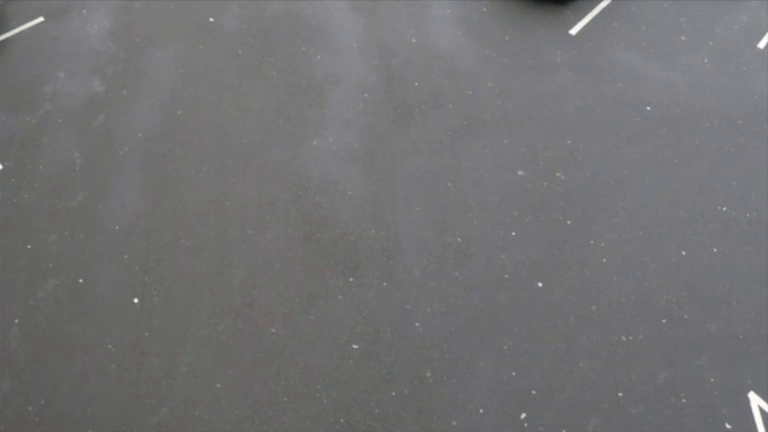
//> input picture frame 37 of build/highway.mp4, 768 x 432 px
$ ./main   (built with g++ and OpenCV 4)
//> lines starting //> are read from the running program, lines starting //| are printed output that depends on the picture
#include <opencv2/opencv.hpp>
#include <iostream>
#include <vector>

using namespace cv;
using namespace std;

class CarCounter {
private:
    string videoPath;
    VideoCapture cap;
    Ptr<BackgroundSubtractor> bgSubtractor;

    int carCount;
    int line_y;
    int offset;
    int minContArea;

    //helper method
    Point getCentroid(Rect rect) {
        return Point(rect.x + rect.width / 2, rect.y + rect.height / 2);
    }

public:
    CarCounter(string path, int linePosition = 350, int errOffset = 6, int minArea = 500)
        : videoPath(path), line_y(linePosition), offset(errOffset), minContArea(minArea), carCount(0) {

        // Initialize Background Subtractor here
        bgSubtractor = createBackgroundSubtractorMOG2(500, 50.0, true);
    }

    //Main processing method
    bool runProcessing() {
        cap.open(videoPath);

        if (!cap.isOpened()) {
            cerr << "Error: Could not open the video file." << endl;
            return false;
        }

        Mat frame, fgMask;

        while (true) {
            cap >> frame;
//> frame is the input picture: 432 rows x 768 cols, CV_8UC3; mean B, G, R 114.8, 113.7, 114
            if (frame.empty()) break; // End of video

            // Resize frame for faster processing
            resize(frame, frame, Size(800, 600));
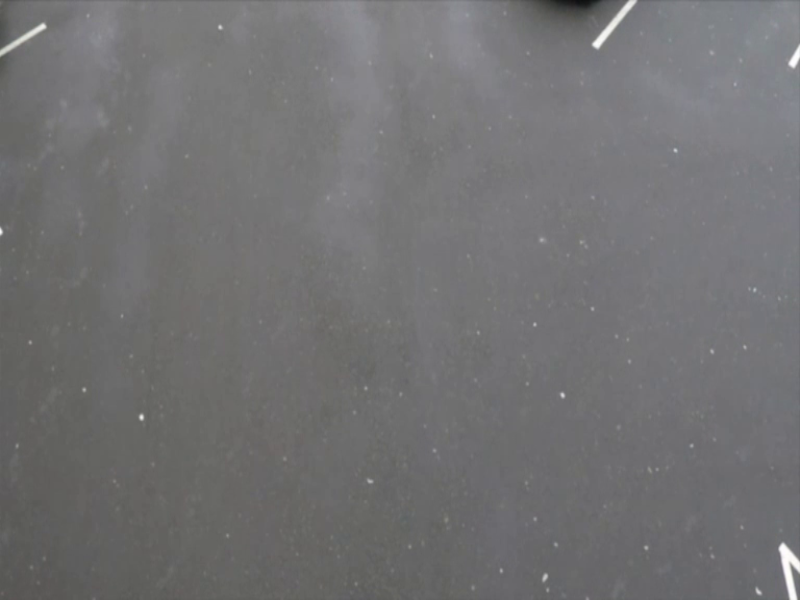
//> frame: 600 rows x 800 cols, CV_8UC3; mean B, G, R 114.7, 113.6, 114

            // Draw the predefined counting line
            line(frame, Point(0, line_y), Point(frame.cols, line_y), Scalar(0, 255, 0), 2);

            // Apply Background Subtraction
            bgSubtractor->apply(frame, fgMask);
//> fgMask: 600 rows x 800 cols, CV_8UC1; every value is 127

            // Optimization & Noise Clean up
            GaussianBlur(fgMask, fgMask, Size(3, 3), 5);
            threshold(fgMask, fgMask, 200, 255, THRESH_BINARY);
//> fgMask: 600 rows x 800 cols, CV_8UC1; every value is 0

            Mat kernel = getStructuringElement(MORPH_RECT, Size(5, 5));
            morphologyEx(fgMask, fgMask, MORPH_CLOSE, kernel);
            morphologyEx(fgMask, fgMask, MORPH_OPEN, kernel);

            // Find Contours
            vector<vector<Point>> contours;
            findContours(fgMask, contours, RETR_EXTERNAL, CHAIN_APPROX_SIMPLE);
//> contours = 0 contours

            for (size_t i = 0; i < contours.size(); i++) {
                // Filter out small contours
                if (contourArea(contours[i]) < minContArea) continue;

                Rect boundingRect = cv::boundingRect(contours[i]);
                Point centroid = getCentroid(boundingRect);

                // Draw bounding box and centroid
                rectangle(frame, boundingRect, Scalar(255, 0, 0), 2);
                circle(frame, centroid, 4, Scalar(0, 0, 255), -1);

                // The Counting Logic
                if (centroid.y > (line_y - offset) && centroid.y < (line_y + offset)) {
                    carCount++;
                    line(frame, Point(0, line_y), Point(frame.cols, line_y), Scalar(0, 165, 255), 3);
                }
            }
//> this loop made 0 passes
//> after the loop, carCount = 0

            // Display the live count on the screen
            putText(frame, "Cars: " + to_string(carCount), Point(50, 50),
                    FONT_HERSHEY_SIMPLEX, 1.5, Scalar(0, 0, 255), 3);
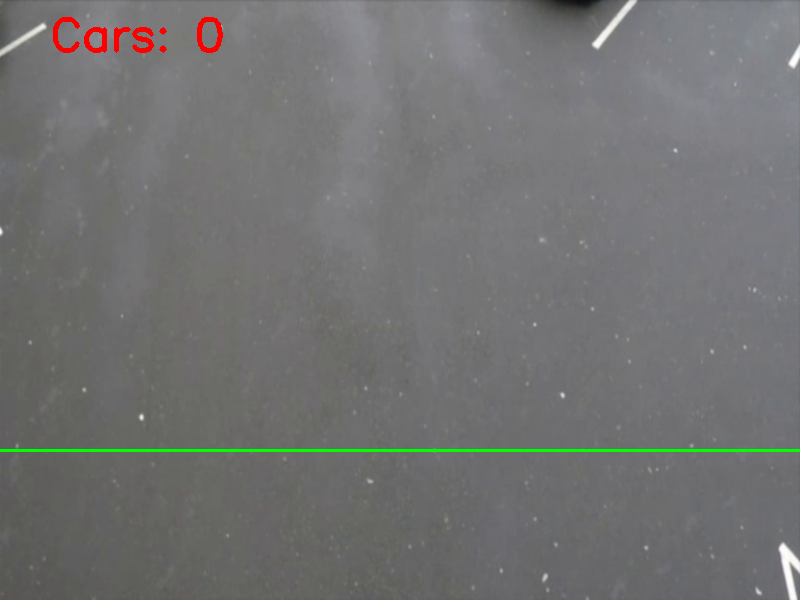
//> frame: 600 rows x 800 cols, CV_8UC3; mean B, G, R 113.7, 113.9, 113.9
            imshow("Original Video", frame);
            imshow("Foreground Mask (Optimized)", fgMask);

            // Press 'q' to exit early
            if (waitKey(30) == 'q') break;
//> the 'q' key is pressed
        }

        cap.release();
        destroyAllWindows();
        cout << "Video processing complete." << endl;
        cout << "Total Cars Detected: " << carCount << endl;
//| Total Cars Detected: 0

        return true;
    }

    //Getter method to retrieve the count securely
    int getFinalCount() const {
        return carCount;
    }
};

int main() {
    // Instantiate the CarCounter object
    CarCounter highwayCounter("highway.mp4", 450, 25, 150);

    // Execute the counting process
    highwayCounter.runProcessing();

    return 0;
}

$ run again, starting later in the video
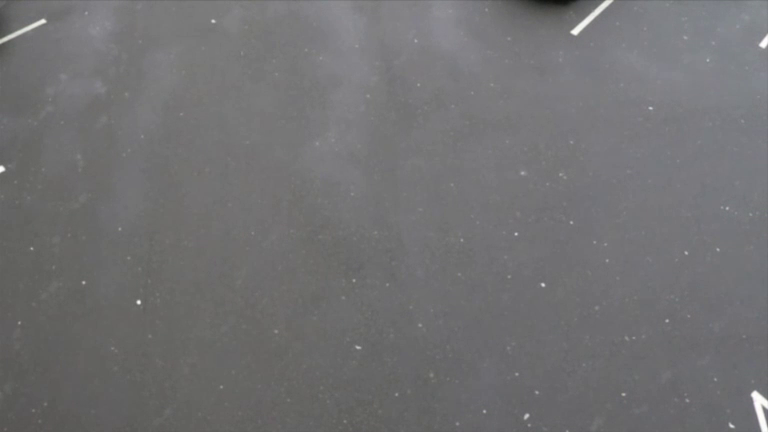
//> input picture frame 169 of build/highway.mp4, 768 x 432 px
//> in runProcessing, frame is the input picture: 432 rows x 768 cols, CV_8UC3; mean B, G, R 114.4, 113.2, 113.6
//> in runProcessing, `resize(frame, frame, Size(800, 600));`:
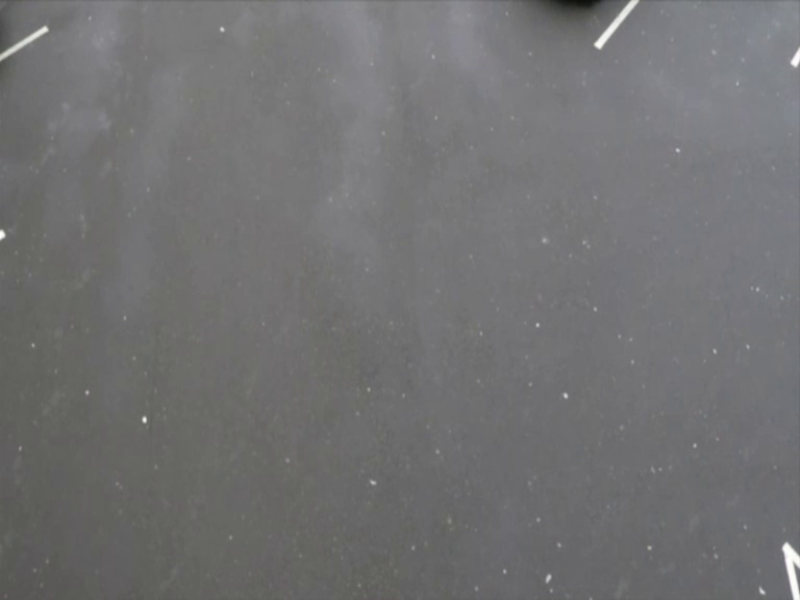
//> frame: 600 rows x 800 cols, CV_8UC3; mean B, G, R 114.4, 113.2, 113.5
//> contours = 0 contours
//> after the loop in runProcessing, `for (size_t i = 0; i < contours.size(); i++)`: carCount = 0
//> in runProcessing, `putText(frame, "Cars: " + to_string(carCount), Point(50, 50), FONT_HER..`:
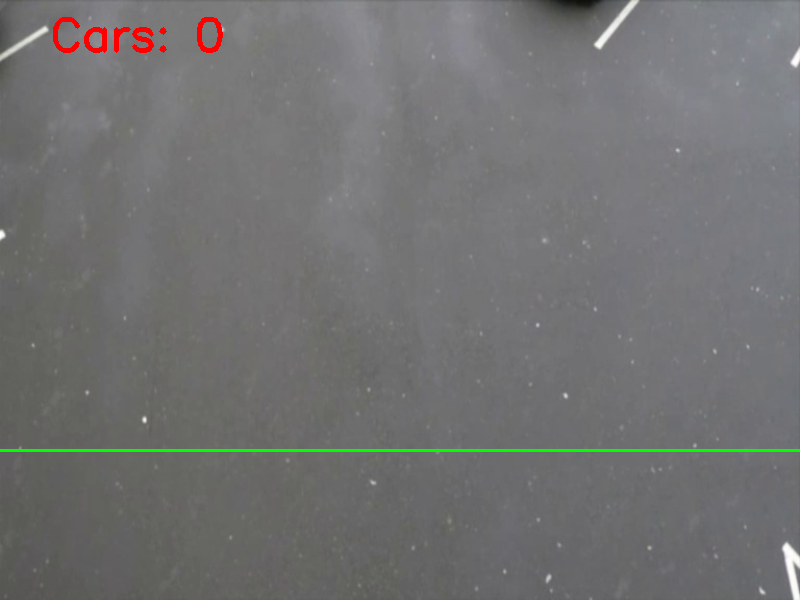
//> frame: 600 rows x 800 cols, CV_8UC3; mean B, G, R 113.4, 113.5, 113.5
//| Total Cars Detected: 0

$ run again, starting later in the video
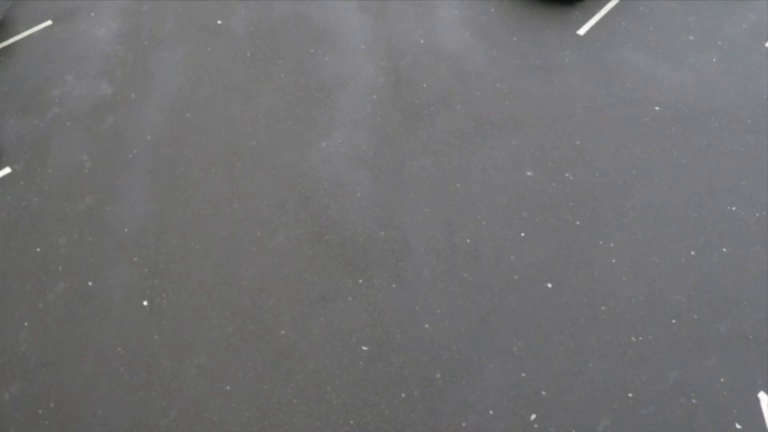
//> input picture frame 301 of build/highway.mp4, 768 x 432 px
//> in runProcessing, frame is the input picture: 432 rows x 768 cols, CV_8UC3; mean B, G, R 114.4, 113.1, 113.4
//> in runProcessing, `resize(frame, frame, Size(800, 600));`:
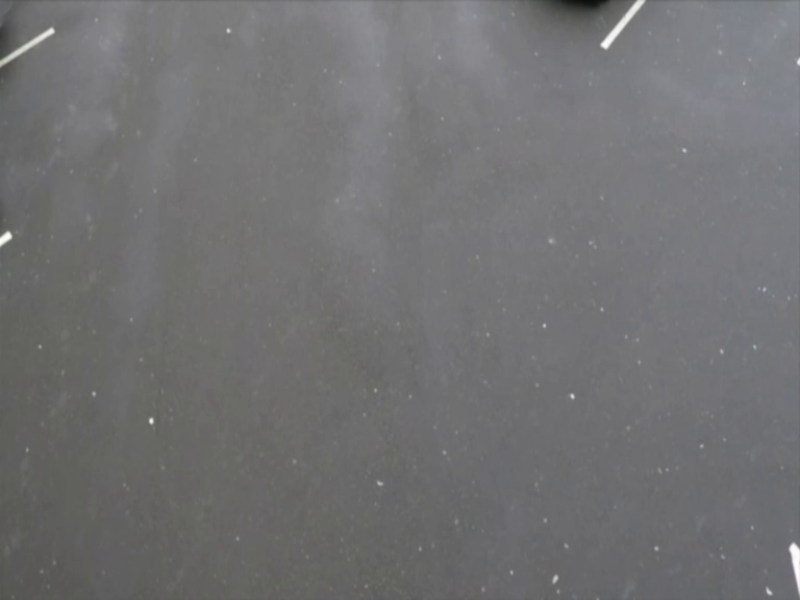
//> frame: 600 rows x 800 cols, CV_8UC3; mean B, G, R 114.3, 113, 113.3
//> contours = 0 contours
//> after the loop in runProcessing, `for (size_t i = 0; i < contours.size(); i++)`: carCount = 0
//> in runProcessing, `putText(frame, "Cars: " + to_string(carCount), Point(50, 50), FONT_HER..`:
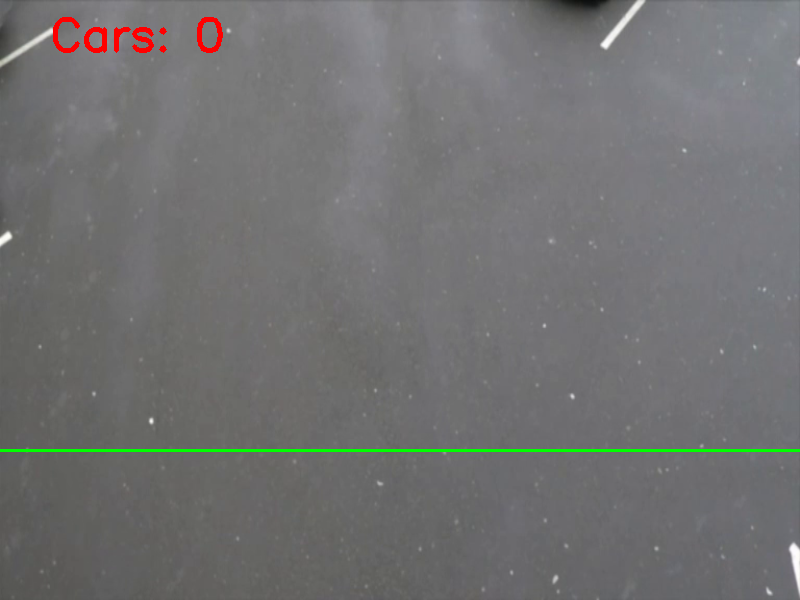
//> frame: 600 rows x 800 cols, CV_8UC3; mean B, G, R 113.3, 113.3, 113.3
//| Total Cars Detected: 0
